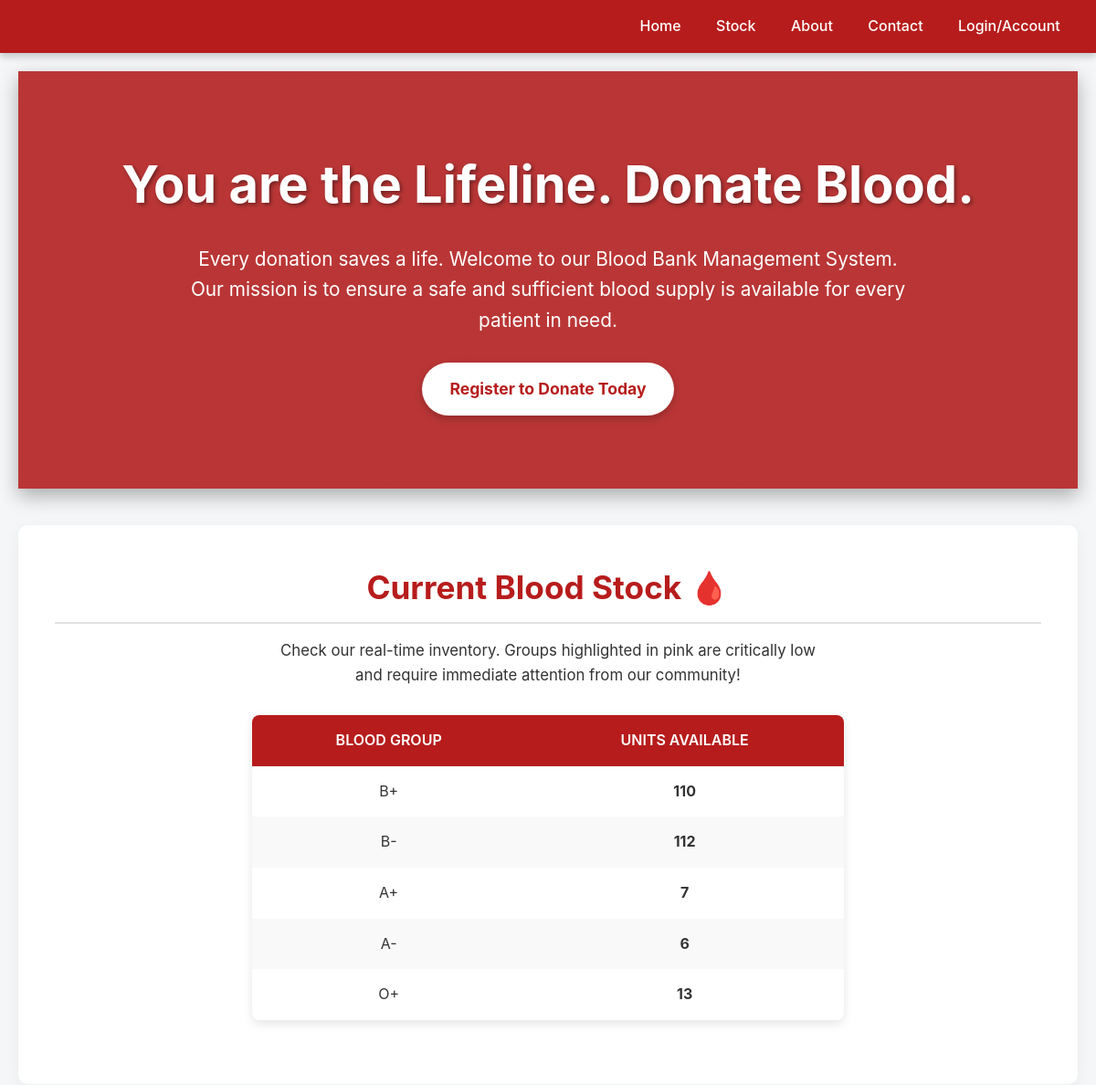
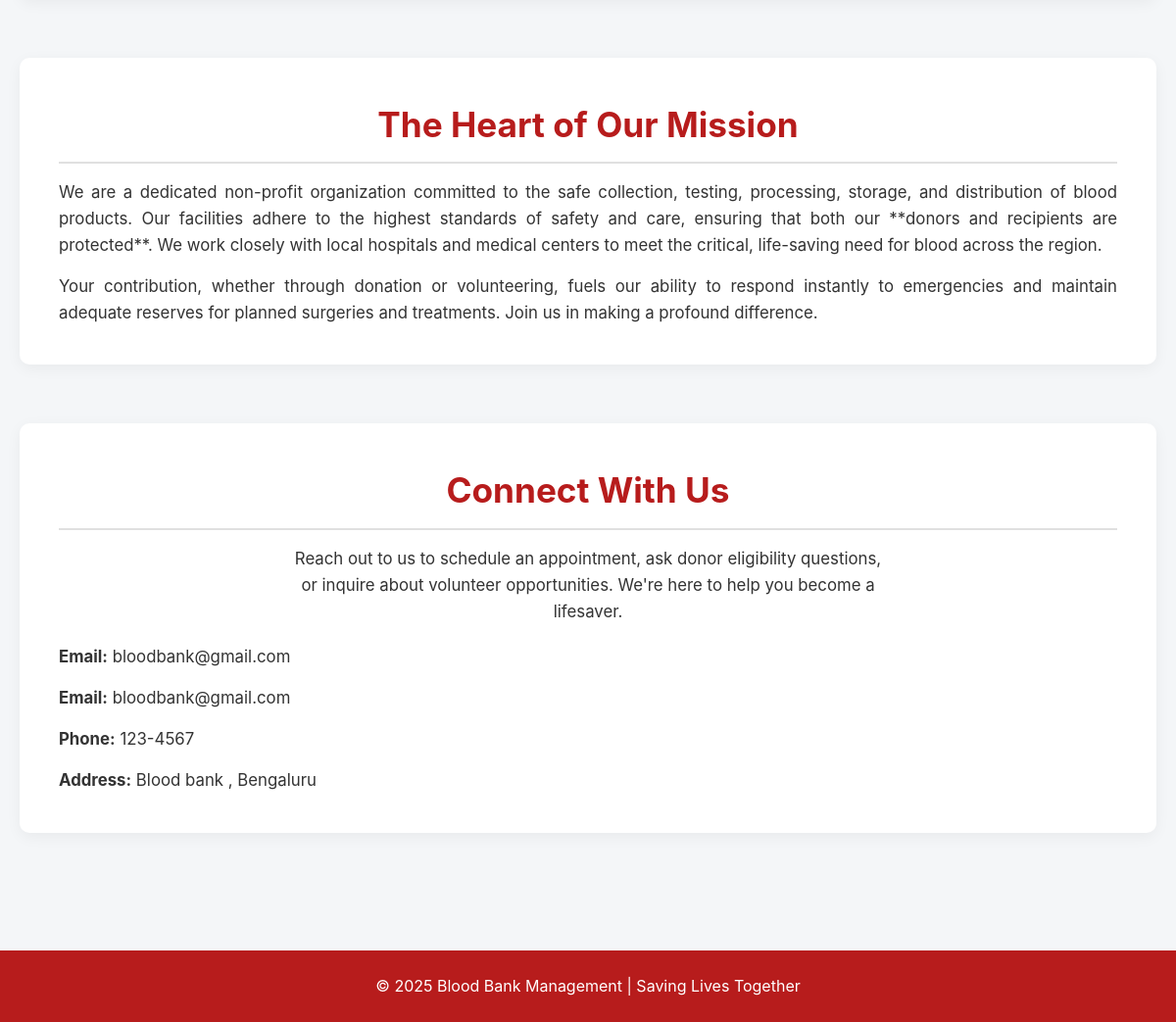
The page / on the database its author committed (2 pictures, top to bottom).
### bloodmanager/models.py (models this page shows, shortened)
class BloodStock(models.Model):
    hospital = models.ForeignKey(Hospital, on_delete=models.CASCADE, null=True, blank=True)
    blood_group = models.CharField(max_length=3, choices=BLOOD_GROUP_CHOICES)
    units = models.PositiveIntegerField(default=0)

### bloodmanager/views.py (the view)
# urls.py: 2. Add a URL to urlpatterns:  path('', views.home, name='home')
def home(request):
    stock = BloodStock.objects.all()
    return render(request, 'index.html', {'stock': stock})

### bloodmanager/templates/index.html (shortened to what this page needs)
<!DOCTYPE html>
<html lang="en">
<head>
</head>
<body>
<header>
    <nav>
        <ul>
            <li><a href="#home">Home</a></li>
            <li><a href="#stock">Stock</a></li>
            <li><a href="#about">About</a></li>
            <li><a href="#contact">Contact</a></li>
            <li class="dropdown">
                <a href="javascript:void(0)" class="dropbtn">Login/Account </a>
            </li>
        </ul>
    </nav>
</header>
<main>
    <section id="home">
        <h1>You are the Lifeline. Donate Blood.</h1>
        <p>Every donation saves a life. Welcome to our Blood Bank Management System. Our mission is to ensure a safe and sufficient blood supply is available for every patient in need.</p>
        <a href="{% url 'register' %}" class="cta-button">Register to Donate Today</a>
    </section>
    <section id="stock" class="content-section">
        <h1>Current Blood Stock 🩸</h1>
        <p style="text-align: center; max-width: 600px; margin: 10px auto 20px;">Check our real-time inventory. Groups highlighted in pink are critically low and require immediate attention from our community!</p>
        <table>
            <thead>
                <tr>
                    <th>Blood Group</th>
                    <th>Units Available</th>
                </tr>
            </thead>
            <tbody>
                {% for item in stock %}
                <tr class="{% if item.units < 5 %}low-stock{% endif %}">
                    <td>{{ item.blood_group }}</td>
                    <td><strong>{{ item.units }}</strong></td>
                </tr>
                {% empty %}
                <tr><td colspan="2" style="color: #777;">No stock information available. (Admin needs to populate the data)</td></tr>
                {% endfor %}
            </tbody>
        </table>
    </section>
    <section id="about" class="content-section">
        <h1>The Heart of Our Mission</h1>
        <p>We are a dedicated non-profit organization committed to the safe collection, testing, processing, storage, and distribution of blood products. Our facilities adhere to the highest standards of safety and care, ensuring that both our **donors and recipients are protected**. We work closely with local hospitals and medical centers to meet the critical, life-saving need for blood across the region.</p>
        <p>Your contribution, whether through donation or volunteering, fuels our ability to respond instantly to emergencies and maintain adequate reserves for planned surgeries and treatments. Join us in making a profound difference.</p>
    </section>
    <section id="contact" class="content-section">
        <h1>Connect With Us</h1>
        <p style="text-align: center; max-width: 600px; margin: 10px auto 20px;">Reach out to us to schedule an appointment, ask donor eligibility questions, or inquire about volunteer opportunities. We're here to help you become a lifesaver.</p>
        <div style="text-align: center;">
            <p><strong>Email:</strong> bloodbank@gmail.com</p>
            <p><strong>Email:</strong> bloodbank@gmail.com</p>
            <p><strong>Phone:</strong> 123-4567</p>
            <p><strong>Address:</strong> Blood bank , Bengaluru </p>
        </div>
    </section>
</main>
<footer>
    &copy; 2025 Blood Bank Management | Saving Lives Together
</footer>
</body>
</html>

### bloodmanager/templates/index.html (style rules this page uses)
:root { --primary-red: #B71C1C; --light-background: #f4f6f8; --accent-red: #C70039; --text-dark: #333; --border-light: #e0e0e0; --low-stock-warning: #FFCDD2; --low-stock-text: #D32F2F; }
* { box-sizing: border-box; margin: 0; padding: 0; }
body { font-family: 'Inter', 'Segoe UI', Tahoma, Geneva, Verdana, sans-serif; color: var(--text-dark); line-height: 1.6; background: var(--light-background); scroll-behavior: smooth; }
header { background-color: var(--primary-red); box-shadow: 0 4px 8px rgba(0,0,0,0.2); position: sticky; top: 0; z-index: 1000; padding: 0 20px; }
nav { max-width: 1200px; margin: 0 auto; display: flex; justify-content: flex-end; align-items: center; }
nav ul { list-style-type: none; display: flex; }
nav ul li a { display: block; color: white; text-align: center; padding: 1rem 1.2rem; text-decoration: none; font-weight: 500; transition: background 0.3s, color 0.3s; }
main { max-width: 1200px; margin: 0 auto; padding: 20px; }
.content-section { margin-bottom: 60px; background: white; padding: 40px; border-radius: 10px; box-shadow: 0 4px 15px rgba(0,0,0,0.05); }
.content-section h1 { color: var(--primary-red); font-size: 2.2rem; margin-bottom: 1rem; text-align: center; border-bottom: 2px solid var(--border-light); padding-bottom: 10px; }
.content-section p { font-size: 1.05rem; margin-top: 15px; text-align: justify; }
#home { background: linear-gradient(rgba(183, 28, 28, 0.85), rgba(183, 28, 28, 0.85)), url('https://picsum.photos/1200/500?random=1') no-repeat center center/cover; color: white; padding: 80px 40px; text-align: center; margin-top: 0; margin-bottom: 40px; box-shadow: 0 8px 20px rgba(0,0,0,0.3); }
#home h1 { font-size: 3.5rem; margin-bottom: 20px; border-bottom: none; color: white; text-shadow: 2px 2px 4px rgba(0,0,0,0.4); }
#home p { font-size: 1.3rem; max-width: 800px; margin: 0 auto 30px auto; }
.cta-button { display: inline-block; background-color: white; color: var(--primary-red); padding: 15px 30px; border-radius: 50px; text-decoration: none; font-weight: 700; font-size: 1.1rem; transition: background-color 0.3s, transform 0.2s; box-shadow: 0 4px 10px rgba(0,0,0,0.2); }
#stock table { width: 60%; margin: 30px auto; border-collapse: separate; border-spacing: 0; border-radius: 8px; overflow: hidden; box-shadow: 0 4px 12px rgba(0,0,0,0.1); }
#stock th, #stock td { padding: 15px; text-align: center; border: none; }
#stock th { background: var(--primary-red); color: white; font-weight: 600; text-transform: uppercase; }
#stock tr:nth-child(even) { background-color: #f9f9f9; }
footer { background-color: var(--primary-red); color: white; text-align: center; padding: 1.5rem; margin-top: 40px; }

### rows shown on the page
BloodStock: blood_group "B+", units "110"
BloodStock: blood_group "B-", units "112"
BloodStock: blood_group "A+", units "7"
BloodStock: blood_group "A-", units "6"
BloodStock: blood_group "O+", units "13"
